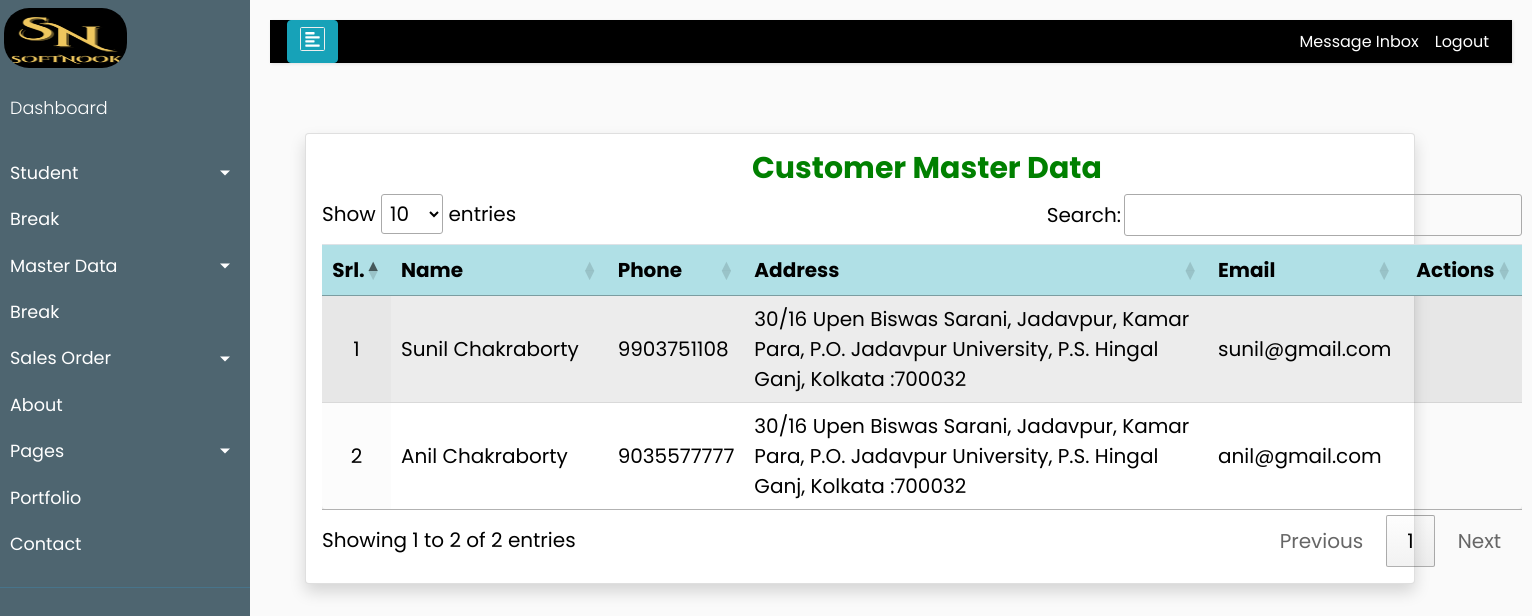
/product/customer1/ (signed in), run on the app's committed database.
### product/models.py (models this page shows, shortened)
class Customer(models.Model):
    id              = models.AutoField(primary_key=True)
    name            = models.CharField(verbose_name='Name',max_length=150,null=True, blank=True)
    phone           = models.CharField(verbose_name='Phone',max_length=12, unique=True)
    address         = models.CharField(verbose_name='Address',max_length=200,null=True)
    email           = models.EmailField(verbose_name='Email',max_length=50, unique=True)
    created_date    = models.DateTimeField(auto_now_add=True)
    modified_date   = models.DateTimeField(auto_now=True)
    fk_email 	    = models.ForeignKey(Account,verbose_name="email key", on_delete=models.CASCADE, null=True, blank=True)
    is_deleted      = models.BooleanField(default=False)

### product/views.py (the view)
# urls.py: path('customer1/', customer_list, name='customer1'),
def customer_list(request):
    user_id = request.session['user_id']
    account = Account.objects.get(id=user_id)
    customers = Customer.objects.all()
    for customer in customers:
        print(customer.pk)
    qs=Customer.objects.all()
    context={
        "queryset":qs,
        "customers":customers,
    }
    return render(request, "product/customer_list.html", context)

### product/templates/product/customer_list.html (shortened to what this page needs)
{% extends 'base.html' %}
{% load static %}
	{% block content %}
  </head>
  <body>
	<br>
    <main role="main" class="container" >
	  <div class="card shadow p-3 mb-5 bg-white rounded" style="width:100%;margin-top:5px;">
		<table id="product" class = "table sts table-striped rounded shadow display " style="width:100% ">
				<h2 style="color:green;font-weight:bolder;font-size:30px;margin-left:430px;">Customer Master Data</h2>
				<thead class="sticky">
					<tr style="background-color:powderblue;" >
						<th style="text-align: center;color:black; width:2%">Srl.</th>
						<th style="text-align: left;color:black; width:20%">Name</th>
						<th style="text-align: left;color:black; width:10%">Phone</th>
						<th style="text-align: left;color:black; width:48%">Address</th>
						<th style="text-align: left;color:black;width:10%">Email</th>
						<th style="text-align: left;color:black; width:10%">&nbspActions</th>
					</tr>
				</thead>
				<tbody>
				{% for item in queryset %}
					<tr>
						<td style="text-align: center;">{{ forloop.counter }}</td>
						<td style="text-align: left;">{{ item.name }}</td>
						<td style="text-align: left;">{{ item.phone }}</td>
						<td style="text-align: left;">{{ item.address }}</td>
						<td style="text-align: left;">{{ item.email }}</td>
						<td class="align-middle">
						</td>
					</tr>
				{% endfor %}
				</tbody>
		</table>
	</div>
    </main>
{% endblock content %}

### templates/base.html (style rules this page uses)
body { font-family: 'Poppins', sans-serif; background: #fafafa; }

### product/templates/product/customer_list.html (style rules this page uses)
.container { margin-top: 5px; margin-left: 20px; font-size:20px; width:100%; }
.card { background-color: 1FCBDE; color: black; padding: 15px 30px; border-radius: 3px; margin-bottom: 5px; }
thead.sticky { position: -webkit-sticky; position: sticky; top: 0; background-color: red; padding: 50px; font-size: 20px; }

### data on the page
Customer: name "Sunil Chakraborty", phone "9903751108", address "30/16 Upen Biswas Sarani, Jadavpur, Kamar Para, P.O. Jadavpur University, P.S. Hingal Ganj, Kolkata :700032", email "sunil@gmail.com"
Customer: name "Anil Chakraborty", phone "9035577777", address "30/16 Upen Biswas Sarani, Jadavpur, Kamar Para, P.O. Jadavpur University, P.S. Hingal Ganj, Kolkata :700032", email "anil@gmail.com"
